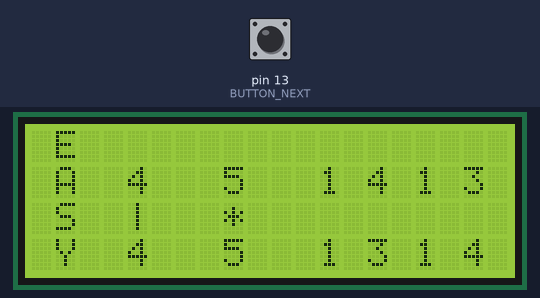
Bench run of a sketch on a simulated Arduino Uno, built with avr-gcc and run on an emulated ATmega328P. Shown: 20×4 character LCD. The test bench sets the inputs (shaded band); at power-on: pin 13 (BUTTON_NEXT) HIGH. Random numbers use the default seed unless the sketch sets one.

Above: at 1.3 s.
1.4 s: pin 13 (BUTTON_NEXT) pulled LOW for 1 s
At 2.8 s:
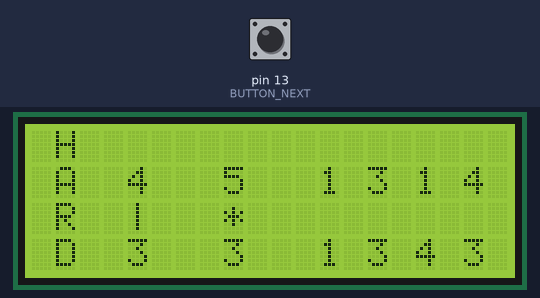
3.9 s: pin 13 (BUTTON_NEXT) pulled LOW for 0.15 s
At 4.4 s:
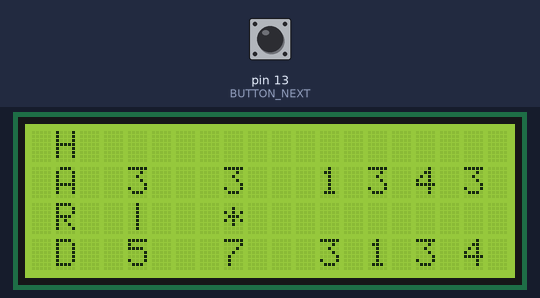
5.5 s: pin 13 (BUTTON_NEXT) pulled LOW for 0.15 s
At 6.8 s:
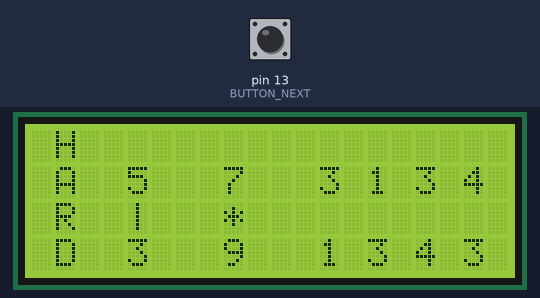
7.1 s: pin 13 (BUTTON_NEXT) pulled LOW for 1 s
At 9.6 s:
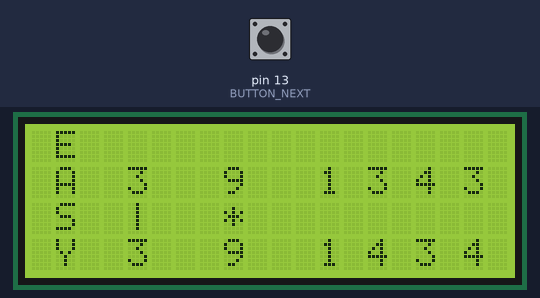
Timing chart, 0 to 10.6 s (numbered marks = the images above; inputs shaded):
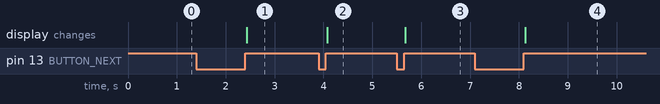

Measured:
- after the input at 1.4 s, the display: changes after 1.0 s (image 1)
- after the input at 3.9 s, the display: changes after 0.17 s (image 2)
- after the input at 5.5 s, the display: changes after 0.17 s (image 3)
- after the input at 7.1 s, the display: changes after 1.0 s (image 4)

The sketch:

guitarPro.ino
```cpp
#include <Wire.h>
#include <LiquidCrystal_I2C.h>

#define BUTTON_NEXT 13
#define BUTTON_PROTECTION 50
#define BUTTON_SHORT_PRESS_TIME 100
#define BUTTON_LONG_PRESS_TIME 1000
#define LINE_CURR 1
#define LINE_NEXT 3
#define LINE_MENU 2
#define POS_LAD 8
#define POS_STRING 4
#define POS_PATTERN 12

//паттерны
int fingers[][4]={
  {1343,1434,1314,1413},
  {3414,3141,3134,3431},
  {4143,4341,4131,4313}
  };
int curFinger = 0;
#define MAXFINGER 3
int curPos = 0;
#define MAXPOS 4
int curString=4;
int maxStrings=6; //сделать возможность указать количество струн
int stringsCounter = 0;
int lad=5;
bool btnPressed=1;
bool hardMode=0;

LiquidCrystal_I2C lcd(0x3f,20,4);

void lcdMode(String strMode)
{
  size_t i;
  for (i=0; i< 4; i++)
  {
    lcd.setCursor(1,i);
    lcd.print(strMode[i]);
  }
}

void lcdMenu()
{
  lcd.setCursor(POS_LAD,LINE_MENU);
  lcd.print("*");
    lcd.setCursor(POS_STRING,LINE_MENU);
  lcd.print("|");
}

void lcdPattern(int pattern, int lcdLine)
{
  String curPattern = String(pattern);
  size_t j;
  for(j=0;j<4;j++)
  {
    lcd.setCursor(POS_PATTERN+j+j,lcdLine);
    lcd.print(curPattern[j]);
  }
}

void lcdExersise(int lcdLine)
{
  lcd.setCursor(POS_LAD,lcdLine);
  lcd.print(lad);
  lcd.print(" ");
  lcd.setCursor(POS_STRING,lcdLine);
  lcd.print(curString);
  lcdPattern(fingers[curFinger][curPos], lcdLine);
}

void shuffle(int *array, size_t n)
{
    if (n > 1)
    {
        size_t i;
        for (i = 0; i < n - 1; i++)
        {
          size_t j = i + random(0,n-i);
          int t = array[j];
          array[j] = array[i];
          array[i] = t;
        }
    }
}

//меняем палец  которого начинаются паттерны
void nextFinger()
{
  curFinger++;
  if (curFinger >= MAXFINGER)
  {
    curFinger -= MAXFINGER;
  }
}

//меняем струну на которой работаем
void nextString()
{
  curString++;
  //проверяем переполнение струн
  if (curString > maxStrings)
  {
    curString -= maxStrings;
  }
  //проверяем лимит
  stringsCounter++;
  if (stringsCounter >= maxStrings)
  {
    stringsCounter -= maxStrings;
    //меняем палец
    nextFinger();
  }
  //не забываем перемешать
  shuffle(fingers[curFinger], MAXPOS);

}

//меняем паттерн для пальца
void nextStep()
{
  curPos++;
  //проверяем переполнение
  if (curPos >= MAXPOS)
  {
    curPos -= MAXPOS;
    //меняем струну
    nextString();
  }
}

void hardStep()
{
  curPos = random(0,MAXPOS - 1);
  curFinger = random(0, MAXFINGER - 1);
  curString = random(1, 6);
  lad = random(1,12); //подумать о более плавном перемещении по всему грифу.
}

void changeMode()
{
  hardMode = !hardMode;
  if(hardMode == 1)
    lcdMode("HARD");
  else
    lcdMode("EASY");
}

void setup()
{
  pinMode(BUTTON_NEXT, INPUT_PULLUP);
  shuffle(fingers[curFinger], MAXPOS);

  lcd.init();                      // initialize the lcd
  lcd.init();
  // Print a message to the LCD.
  lcd.backlight();
  lcdMode("EASY");
  lcdMenu();
}

void loop()
{
  //dвынеси меня в функцию
  uint16_t buttonPressTime = 0;
  while(digitalRead(BUTTON_NEXT) == LOW){
    //шаг по шкале времени
    delay(BUTTON_PROTECTION);
    //считаем время
    buttonPressTime += BUTTON_PROTECTION;
    //это нужно, чтоб счетчик не переполнился, если кто-то уснет на кнопке
    if(buttonPressTime > BUTTON_LONG_PRESS_TIME)
      buttonPressTime = BUTTON_LONG_PRESS_TIME;
  }
  //delay(BUTTON_PROTECTION);

  if(buttonPressTime >= BUTTON_LONG_PRESS_TIME)
    changeMode();

  if(buttonPressTime >= BUTTON_SHORT_PRESS_TIME)
    btnPressed = 1;

//зато не надо отдельно выводить информацию до первого нажатия кнопки. Вывели и ждем
  if (btnPressed == 1)
  {
    lcdExersise(LINE_CURR);
    if (hardMode == 1)
      hardStep();
    else
      nextStep();
    lcdExersise(LINE_NEXT);
    btnPressed = 0;
  }

}
```
